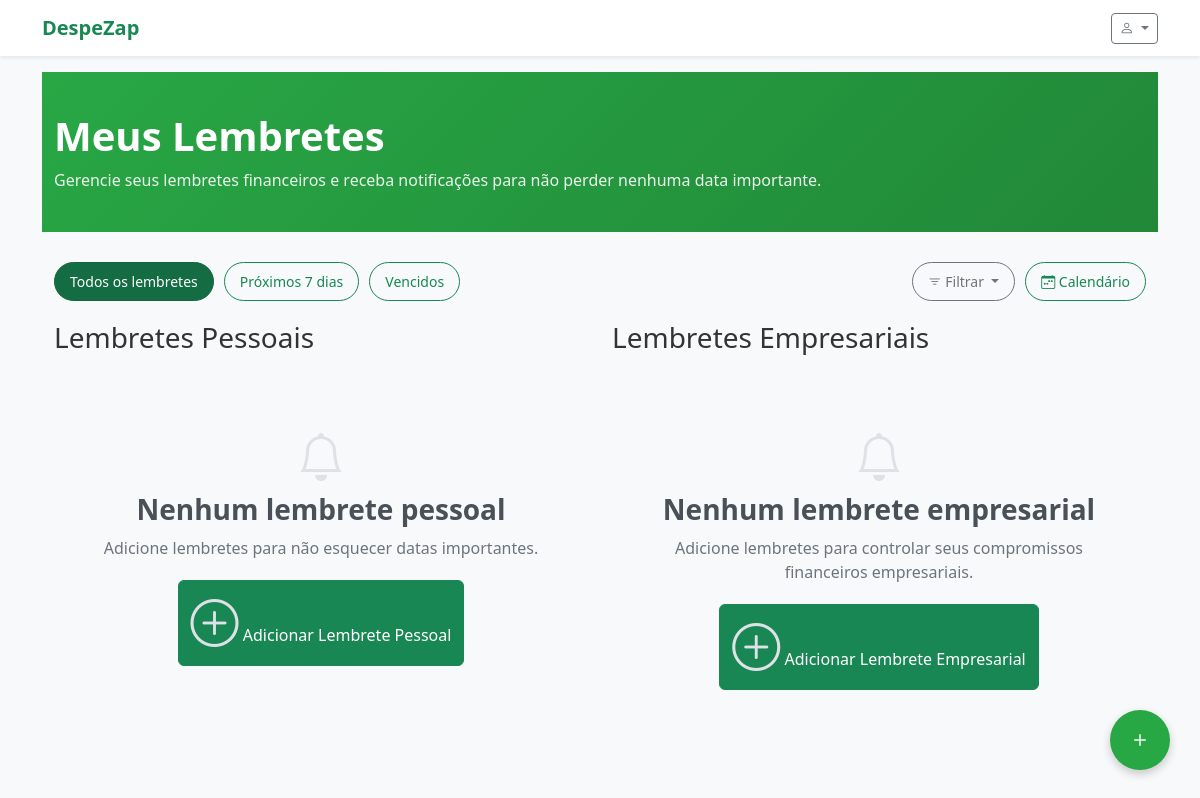
Before: /lembretes (signed in) with the older database file.
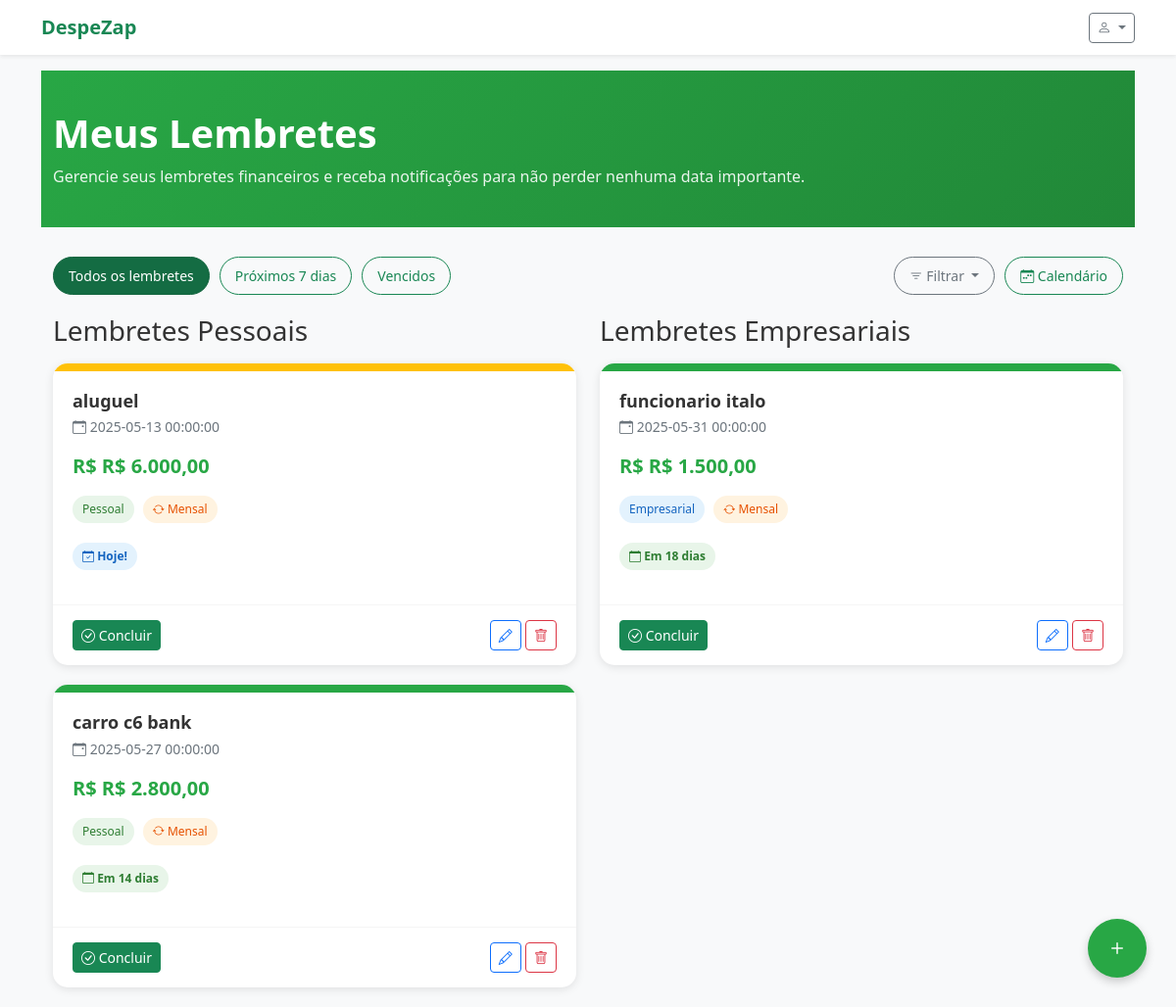
After: the same page with the newer database file.
### tables this page shows
CREATE TABLE lembretes (
    id INTEGER PRIMARY KEY AUTOINCREMENT,
    usuario_id INTEGER NOT NULL,
    titulo TEXT NOT NULL,
    descricao TEXT,
    data TEXT NOT NULL,
    valor REAL,
    notificacao INTEGER DEFAULT 0,
    recorrente INTEGER DEFAULT 0,
    periodicidade TEXT,
    tipo_perfil TEXT DEFAULT 'pessoal',
    concluido INTEGER DEFAULT 0,
    data_criacao TEXT,
    FOREIGN KEY (usuario_id) REFERENCES usuarios (id)
);

### rotas/web_rotas.py (the view)
@web_bp.route('/lembretes')
@login_required
def lembretes():
    from config import Config
    usuario_id = session.get('usuario_id')
    usuario_model = Usuario(Config.DATABASE)
    usuario = usuario_model.buscar_por_id(usuario_id)
    lembrete_model = Lembrete(Config.DATABASE)
    lembretes_pessoais = lembrete_model.buscar(
        usuario_id=usuario_id,
        tipo_perfil='pessoal',
        concluido=0
    )
    lembretes_empresariais = lembrete_model.buscar(
        usuario_id=usuario_id,
        tipo_perfil='empresarial',
        concluido=0
    )
    return render_template(
        'lembretes.html',
        app_name=Config.APP_NAME,
        usuario=usuario,
        lembretes_pessoais=lembretes_pessoais,
        lembretes_empresariais=lembretes_empresariais
    )

### app.py (called while the page is built)
@app.template_filter('format_date')
def format_date(date_str):
    if not date_str:
        return ''
    try:
        date_obj = datetime.strptime(date_str, '%Y-%m-%d')
        return date_obj.strftime('%d/%m/%Y')
    except:
        return date_str

@app.template_filter('to_date')
def to_date(date_str):
    if not date_str:
        return datetime.now()
    try:
        return datetime.strptime(date_str, '%Y-%m-%d')
    except:
        return datetime.now()

@app.template_filter('format_currency')
def format_currency(value):
    if value is None:
        return 'R$ 0,00'
    return f"R$ {float(value):,.2f}".replace('.', 'X').replace(',', '.').replace('X', ',')

@app.context_processor
def inject_today():
    return {'today': datetime.now()}

### database/models.py (called while the page is built)
    def buscar_por_id(self, usuario_id):
        conn = sqlite3.connect(self.db_path)
        conn.row_factory = sqlite3.Row
        cursor = conn.cursor()
        cursor.execute("SELECT * FROM usuarios WHERE id = ?", (usuario_id,))
        usuario = cursor.fetchone()
        conn.close()
        return dict(usuario) if usuario else None

### rotas/web_rotas.py (called while the page is built)
def login_required(f):
    @wraps(f)
    def decorated_function(*args, **kwargs):
        if 'usuario_id' not in session:
            return redirect(url_for('web.login', next=request.url))
        return f(*args, **kwargs)
    return decorated_function

### templates/lembretes.html (shortened to what this page needs)
{% extends 'base.html' %}
{% block content %}
<div class="lembretes-header">
    <div class="container">
        <h1>Meus Lembretes</h1>
        <p>Gerencie seus lembretes financeiros e receba notificações para não perder nenhuma data importante.</p>
    </div>
</div>
<div class="container">
    <div class="filter-bar">
        <button class="btn btn-success active" id="btn-todos-lembretes">Todos os lembretes</button>
        <button class="btn btn-outline-success" id="btn-proximos-lembretes">Próximos 7 dias</button>
        <button class="btn btn-outline-success" id="btn-lembretes-vencidos">Vencidos</button>
        <div class="filter-dropdown ms-auto">
            <button class="btn btn-outline-secondary dropdown-toggle" type="button" data-bs-toggle="dropdown">
                <i class="bi bi-filter"></i> Filtrar
            </button>
        </div>
        <button class="btn btn-outline-success" id="btn-calendario">
            <i class="bi bi-calendar-week"></i> Calendário
        </button>
    </div>
    <div id="lista-lembretes">
        <div class="row">
            <div class="col-lg-6">
                <h3 class="mb-3">Lembretes Pessoais</h3>
                {% if lembretes_pessoais %}
                    {% for lembrete in lembretes_pessoais %}
                    <div class="lembrete-card">
                        <div class="lembrete-status-bar
                            {% if (lembrete.data|to_date - today).days < 0 %}
                                lembrete-status-danger
                            {% elif (lembrete.data|to_date - today).days <= 3 %}
                                lembrete-status-warning
                            {% elif (lembrete.data|to_date - today).days <= 7 %}
                                lembrete-status-info
                            {% else %}
                                lembrete-status-normal
                            {% endif %}
                        "></div>
                        <div class="lembrete-body">
                            <h4 class="lembrete-title">{{ lembrete.titulo }}</h4>
                            <div class="lembrete-date">
                                <i class="bi bi-calendar-event"></i>
                                {{ lembrete.data|to_date|format_date }}
                            </div>
                            {% if lembrete.valor %}
                            <div class="lembrete-value">R$ {{ lembrete.valor|format_currency }}</div>
                            {% endif %}
                            <div class="lembrete-tags">
                                <span class="lembrete-tag lembrete-tag-personal">Pessoal</span>
                                {% if lembrete.recorrente %}
                                <span class="lembrete-tag lembrete-tag-recurrent">
                                    <i class="bi bi-arrow-repeat"></i>
                                    {% if lembrete.periodicidade == 'mensal' %}
                                        Mensal
                                    {% elif lembrete.periodicidade == 'quinzenal' %}
                                        Quinzenal
                                    {% elif lembrete.periodicidade == 'semanal' %}
                                        Semanal
                                    {% else %}
                                        Recorrente
                                    {% endif %}
                                </span>
                                {% endif %}
                            </div>
                            <div class="lembrete-countdown
                                {% if (lembrete.data|to_date - today).days < 0 %}
                                    lembrete-countdown-danger
                                {% elif (lembrete.data|to_date - today).days == 0 %}
                                    lembrete-countdown-today
                                {% elif (lembrete.data|to_date - today).days <= 3 %}
                                    lembrete-countdown-warning
                                {% else %}
                                    lembrete-countdown-normal
                                {% endif %}
                            ">
                                {% if (lembrete.data|to_date - today).days < 0 %}
                                    <i class="bi bi-exclamation-triangle"></i> Vencido há {{ (today - lembrete.data|to_date).days }} dias
                                {% elif (lembrete.data|to_date - today).days == 0 %}
                                    <i class="bi bi-calendar-check"></i> Hoje!
                                {% elif (lembrete.data|to_date - today).days == 1 %}
                                    <i class="bi bi-calendar-date"></i> Amanhã
                                {% else %}
                                    <i class="bi bi-calendar"></i> Em {{ (lembrete.data|to_date - today).days }} dias
                                {% endif %}
                            </div>
                        </div>
                        <div class="lembrete-footer">
                            <div>
                                <button class="btn btn-sm btn-success btn-concluir-lembrete" data-id="{{ lembrete.id }}">
                                    <i class="bi bi-check-circle"></i> Concluir
                                </button>
                            </div>
                            <div>
                                <button class="btn btn-sm btn-outline-primary btn-editar-lembrete" data-id="{{ lembrete.id }}">
                                    <i class="bi bi-pencil"></i>
                                </button>
                                <button class="btn btn-sm btn-outline-danger btn-excluir-lembrete" data-id="{{ lembrete.id }}">
                                    <i class="bi bi-trash"></i>
                                </button>
                            </div>
                        </div>
                    </div>
                    {% endfor %}
                {% else %}
                    <div class="empty-state">
                        <i class="bi bi-bell"></i>
                        <h3>Nenhum lembrete pessoal</h3>
                        <p>Adicione lembretes para não esquecer datas importantes.</p>
                        <button class="btn btn-success btn-adicionar-lembrete" data-tipo-perfil="pessoal">
                            <i class="bi bi-plus-circle"></i> Adicionar Lembrete Pessoal
                        </button>
                    </div>
                {% endif %}
            </div>
            <div class="col-lg-6">
                <h3 class="mb-3">Lembretes Empresariais</h3>
                {% if lembretes_empresariais %}
                    {% for lembrete in lembretes_empresariais %}
                    <div class="lembrete-card">
                        <div class="lembrete-status-bar
                            {% if (lembrete.data|to_date - today).days < 0 %}
                                lembrete-status-danger
                            {% elif (lembrete.data|to_date - today).days <= 3 %}
                                lembrete-status-warning
                            {% elif (lembrete.data|to_date - today).days <= 7 %}
                                lembrete-status-info
                            {% else %}
                                lembrete-status-normal
                            {% endif %}
                        "></div>
                        <div class="lembrete-body">
                            <h4 class="lembrete-title">{{ lembrete.titulo }}</h4>
                            <div class="lembrete-date">
                                <i class="bi bi-calendar-event"></i>
                                {{ lembrete.data|to_date|format_date }}
                            </div>
                            {% if lembrete.valor %}
                            <div class="lembrete-value">R$ {{ lembrete.valor|format_currency }}</div>
                            {% endif %}
                            <div class="lembrete-tags">
                                <span class="lembrete-tag lembrete-tag-business">Empresarial</span>
                                {% if lembrete.recorrente %}
                                <span class="lembrete-tag lembrete-tag-recurrent">
                                    <i class="bi bi-arrow-repeat"></i>
                                    {% if lembrete.periodicidade == 'mensal' %}
                                        Mensal
                                    {% elif lembrete.periodicidade == 'quinzenal' %}
                                        Quinzenal
                                    {% elif lembrete.periodicidade == 'semanal' %}
                                        Semanal
                                    {% else %}
                                        Recorrente
                                    {% endif %}
                                </span>
                                {% endif %}
                            </div>
                            <div class="lembrete-countdown
                                {% if (lembrete.data|to_date - today).days < 0 %}
                                    lembrete-countdown-danger
                                {% elif (lembrete.data|to_date - today).days == 0 %}
                                    lembrete-countdown-today
                                {% elif (lembrete.data|to_date - today).days <= 3 %}
                                    lembrete-countdown-warning
                                {% else %}
                                    lembrete-countdown-normal
                                {% endif %}
                            ">
                                {% if (lembrete.data|to_date - today).days < 0 %}
                                    <i class="bi bi-exclamation-triangle"></i> Vencido há {{ (today - lembrete.data|to_date).days }} dias
                                {% elif (lembrete.data|to_date - today).days == 0 %}
                                    <i class="bi bi-calendar-check"></i> Hoje!
                                {% elif (lembrete.data|to_date - today).days == 1 %}
                                    <i class="bi bi-calendar-date"></i> Amanhã
                                {% else %}
                                    <i class="bi bi-calendar"></i> Em {{ (lembrete.data|to_date - today).days }} dias
                                {% endif %}
                            </div>
                        </div>
                        <div class="lembrete-footer">
                            <div>
                                <button class="btn btn-sm btn-success btn-concluir-lembrete" data-id="{{ lembrete.id }}">
                                    <i class="bi bi-check-circle"></i> Concluir
                                </button>
                            </div>
                            <div>
                                <button class="btn btn-sm btn-outline-primary btn-editar-lembrete" data-id="{{ lembrete.id }}">
                                    <i class="bi bi-pencil"></i>
                                </button>
                                <button class="btn btn-sm btn-outline-danger btn-excluir-lembrete" data-id="{{ lembrete.id }}">
                                    <i class="bi bi-trash"></i>
                                </button>
                            </div>
                        </div>
                    </div>
                    {% endfor %}
                {% else %}
                    <div class="empty-state">
                        <i class="bi bi-bell"></i>
                        <h3>Nenhum lembrete empresarial</h3>
                        <p>Adicione lembretes para controlar seus compromissos financeiros empresariais.</p>
                        <button class="btn btn-success btn-adicionar-lembrete" data-tipo-perfil="empresarial">
                            <i class="bi bi-plus-circle"></i> Adicionar Lembrete Empresarial
                        </button>
                    </div>
                {% endif %}
            </div>
        </div>
    </div>
    <a href="#" class="fab-button" data-bs-toggle="modal" data-bs-target="#modalAddLembrete">
        <i class="bi bi-plus"></i>
    </a>
</div>
{% endblock %}

### templates/base.html (shortened to what this page needs)
<!DOCTYPE html>
<html lang="pt-br">
<head>
    <link href="https://cdn.jsdelivr.net/npm/bootstrap@5.3.0-alpha1/dist/css/bootstrap.min.css" rel="stylesheet">
    <link rel="stylesheet" href="https://cdn.jsdelivr.net/npm/bootstrap-icons@1.10.0/font/bootstrap-icons.css">
</head>
<body>
    <nav class="navbar navbar-expand bg-white shadow-sm mb-3">
        <div class="container">
            <a class="navbar-brand" href="/">
                <span class="text-success">{{ app_name }}</span>
            </a>
            <div class="d-flex">
                {% if 'usuario_id' in session %}
                <div class="dropdown">
                    <button class="btn btn-sm btn-outline-secondary dropdown-toggle" type="button" data-bs-toggle="dropdown">
                        <i class="bi bi-person"></i>
                    </button>
                </div>
                {% else %}
                <a href="/login" class="btn btn-sm btn-success me-2">Entrar</a>
                <a href="/cadastro" class="btn btn-sm btn-outline-success">Cadastrar</a>
                {% endif %}
            </div>
        </div>
    </nav>
    <div class="container">
        {% block content %}{% endblock %}
    </div>
</body>
</html>

Changed rows visible on the page:
added lembretes: titulo "aluguel", data|to_date "2025-05-13 00:00:00", valor "R$ 6.000,00", recorrente 1 (drawn), shows "Hoje!", shown under "Lembretes Pessoais"
added lembretes: titulo "carro c6 bank", data|to_date "2025-05-27 00:00:00", valor "R$ 2.800,00", recorrente 1 (drawn), (lembrete.data|to_date-today).days "14", shown under "Lembretes Pessoais"
added lembretes: titulo "funcionario italo", data|to_date "2025-05-31 00:00:00", valor "R$ 1.500,00", recorrente 1 (drawn), (lembrete.data|to_date-today).days "18", shown under "Lembretes Empresariais"
Other visible differences:
text no longer shown: "Nenhum lembrete pessoal Adicione lembretes para não esquecer datas importantes. Adicionar Lembrete Pessoal Nenhum lembrete empresarial Adicione lembretes para controlar seus compromissos financeiros empresariais. Adicionar Lembrete Empresarial"
